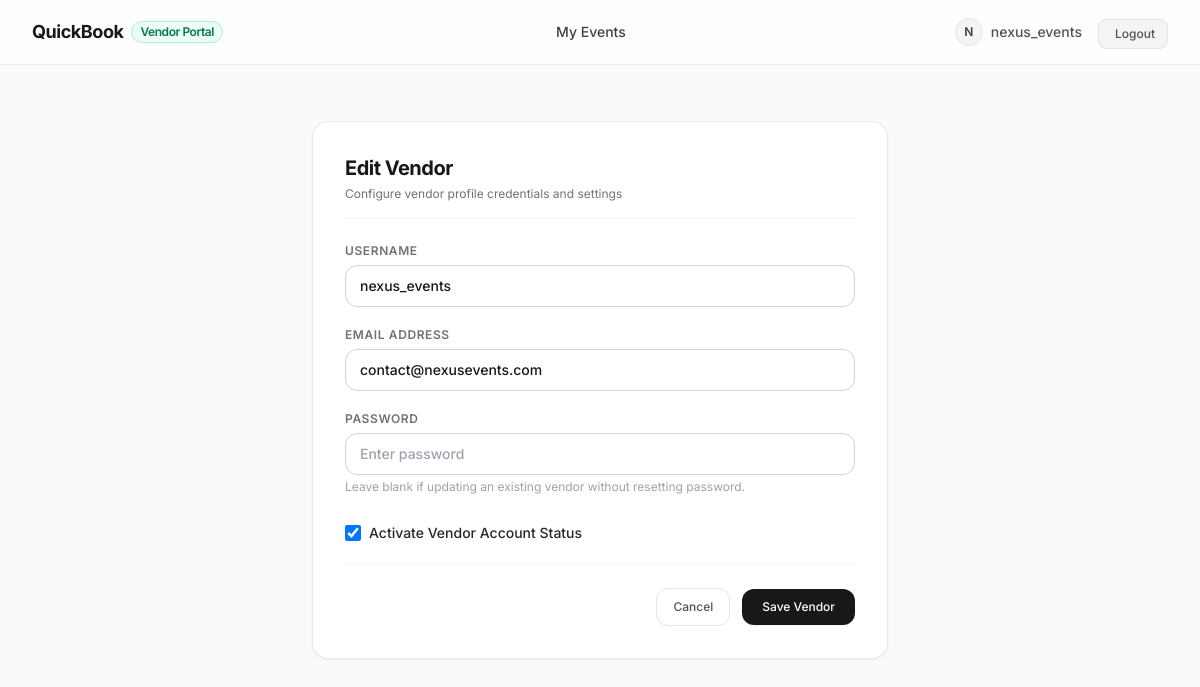
The app's page /dashboard/vendors/10/edit/ (signed in) with its own data.
### accounts/models.py (models this page shows, shortened)
class User(AbstractUser):
    email = models.EmailField(unique=True)
    is_vendor = models.BooleanField(default=False)
    referral_code = models.CharField(max_length=20, unique=True, blank=True, null=True)
    referred_by = models.ForeignKey(
        'self',
        on_delete=models.SET_NULL,
        null=True,
        blank=True,
        related_name='referrals'
    )
    created_at = models.DateTimeField(auto_now_add=True)

### dashboard/views.py (the view)
# urls.py: path('vendors/<int:pk>/edit/', VendorUpdateView.as_view(), name='dashboard-vendor-update'),
class VendorUpdateView(StaffRequiredMixin, UpdateView):
    model = User
    form_class = VendorForm
    template_name = 'dashboard/vendor_form.html'
    success_url = reverse_lazy('dashboard-vendor-list')
    def get_context_data(self, **kwargs):
        context = super().get_context_data(**kwargs)
        context['title'] = "Edit Vendor"
        return context

### dashboard/forms.py (shortened to what this page needs)
class VendorForm(forms.ModelForm):
    password = forms.CharField(widget=forms.PasswordInput(attrs={'class': 'form-control'}), required=False, help_text="Leave blank if updating without changing password.")
    class Meta:
        model = User
        fields = ['username', 'email', 'is_vendor', 'password']
        widgets = {
            'username': forms.TextInput(attrs={'class': 'form-control'}),
            'email': forms.EmailInput(attrs={'class': 'form-control'}),
            'is_vendor': forms.CheckboxInput(attrs={'class': 'form-check-input'}),
        }

### dashboard/views.py (called while the page is built)
    def test_func(self):
        return self.request.user.is_authenticated and self.request.user.is_staff

### dashboard/templates/dashboard/vendor_form.html (shortened to what this page needs)
{% extends 'dashboard/base.html' %}
{% block content %}
<div class="max-w-xl mx-auto py-6">
    <div class="bg-white border border-zinc-200/80 rounded-2xl p-8 shadow-sm">
        <div class="mb-6 pb-4 border-b border-zinc-100">
            <h2 class="text-xl font-bold tracking-tight text-zinc-900">{{ title }}</h2>
            <p class="text-xs text-zinc-500 mt-1">Configure vendor profile credentials and settings</p>
        </div>
        <form method="post" class="space-y-5">
            <div>
                <label class="block text-xs font-semibold uppercase tracking-wider text-zinc-500 mb-1.5">Username</label>
                <input type="text" name="username" value="{{ form.username.value|default:'' }}" required class="w-full px-3.5 py-2.5 rounded-xl border border-zinc-300 text-sm font-medium text-zinc-900 focus:outline-none focus:ring-2 focus:ring-zinc-900 focus:border-zinc-900 transition-all">
            </div>
            <div>
                <label class="block text-xs font-semibold uppercase tracking-wider text-zinc-500 mb-1.5">Email Address</label>
                <input type="email" name="email" value="{{ form.email.value|default:'' }}" required class="w-full px-3.5 py-2.5 rounded-xl border border-zinc-300 text-sm font-medium text-zinc-900 focus:outline-none focus:ring-2 focus:ring-zinc-900 focus:border-zinc-900 transition-all">
            </div>
            <div>
                <label class="block text-xs font-semibold uppercase tracking-wider text-zinc-500 mb-1.5">Password</label>
                <input type="password" name="password" class="w-full px-3.5 py-2.5 rounded-xl border border-zinc-300 text-sm font-medium text-zinc-900 focus:outline-none focus:ring-2 focus:ring-zinc-900 focus:border-zinc-900 transition-all" placeholder="Enter password">
                <p class="text-xs text-zinc-400 mt-1">Leave blank if updating an existing vendor without resetting password.</p>
            </div>
            <div class="flex items-center space-x-2 pt-2">
                <input type="checkbox" name="is_vendor" id="id_is_vendor" checked class="w-4 h-4 rounded text-zinc-900 focus:ring-zinc-900 border-zinc-300">
                <label for="id_is_vendor" class="text-sm font-medium text-zinc-800">Activate Vendor Account Status</label>
            </div>
            <div class="flex items-center justify-end space-x-3 pt-6 border-t border-zinc-100">
                <a href="{% url 'dashboard-vendor-list' %}" class="px-4 py-2.5 rounded-xl border border-zinc-200 text-xs font-medium text-zinc-600 hover:bg-zinc-100 transition-colors">Cancel</a>
                <button type="submit" class="px-5 py-2.5 rounded-xl bg-zinc-900 hover:bg-zinc-800 text-white font-medium text-xs transition-all shadow-sm">Save Vendor</button>
            </div>
        </form>
    </div>
</div>
{% endblock %}

### dashboard/templates/dashboard/base.html (shortened to what this page needs)
<!DOCTYPE html>
<html lang="en" class="h-full bg-zinc-50 text-zinc-900">
<head>
    <script src="https://cdn.tailwindcss.com"></script>
    <link href="https://cdn.jsdelivr.net/npm/remixicon@3.5.0/fonts/remixicon.css" rel="stylesheet">
</head>
<body class="min-h-full flex flex-col antialiased selection:bg-zinc-900 selection:text-white">
    <header class="sticky top-0 z-40 bg-white/80 backdrop-blur-md border-b border-zinc-200/80">
        <div class="max-w-7xl mx-auto px-4 sm:px-6 lg:px-8">
            <div class="flex items-center justify-between h-16">
                <div class="flex items-center space-x-3">
                    <a href="{% if user.is_vendor and not user.is_staff %}{% url 'dashboard-event-list' %}{% else %}{% url 'dashboard-home' %}{% endif %}" class="flex items-center space-x-2 text-zinc-900 font-bold text-lg tracking-tight hover:opacity-80 transition-opacity">
                        <span>QuickBook</span>
                        {% if user.is_staff %}
                        <span class="text-xs font-semibold px-2 py-0.5 rounded-full bg-zinc-100 text-zinc-600 border border-zinc-200">Staff Portal</span>
                        {% elif user.is_vendor %}
                        <span class="text-xs font-semibold px-2 py-0.5 rounded-full bg-emerald-50 text-emerald-700 border border-emerald-200">Vendor Portal</span>
                        {% else %}
                        <span class="text-xs font-semibold px-2 py-0.5 rounded-full bg-zinc-100 text-zinc-600 border border-zinc-200">Dashboard</span>
                        {% endif %}
                    </a>
                </div>
                {% if user.is_authenticated %}
                <nav class="hidden md:flex items-center space-x-1">
                    {% if user.is_staff %}
                    <a href="{% url 'dashboard-home' %}" class="px-3.5 py-2 rounded-lg text-sm font-medium transition-colors hover:bg-zinc-100 text-zinc-700">
                        <i class="ri-dashboard-line me-1 text-zinc-400"></i> Dashboard
                    </a>
                    <a href="{% url 'dashboard-vendor-list' %}" class="px-3.5 py-2 rounded-lg text-sm font-medium transition-colors hover:bg-zinc-100 text-zinc-700">
                        <i class="ri-store-2-line me-1 text-zinc-400"></i> Vendors
                    </a>
                    <a href="{% url 'dashboard-event-list' %}" class="px-3.5 py-2 rounded-lg text-sm font-medium transition-colors hover:bg-zinc-100 text-zinc-700">
                        <i class="ri-calendar-event-line me-1 text-zinc-400"></i> Events
                    </a>
                    <a href="{% url 'dashboard-user-list' %}" class="px-3.5 py-2 rounded-lg text-sm font-medium transition-colors hover:bg-zinc-100 text-zinc-700">
                        <i class="ri-user-group-line me-1 text-zinc-400"></i> Users
                    </a>
                    {% elif user.is_vendor %}
                    <a href="{% url 'dashboard-event-list' %}" class="px-3.5 py-2 rounded-lg text-sm font-medium transition-colors hover:bg-zinc-100 text-zinc-700">
                         My Events
                    </a>
                    {% endif %}
                </nav>
                <div class="flex items-center space-x-4">
                    <div class="flex items-center space-x-2 text-sm text-zinc-600 font-medium">
                        <div class="w-7 h-7 rounded-full bg-zinc-100 border border-zinc-200 flex items-center justify-center text-zinc-700 font-semibold text-xs">
                            {{ user.username|slice:":1"|upper }}
                        </div>
                        <span>{{ user.username }}</span>
                    </div>
                    <form method="post" action="{% url 'dashboard-logout' %}" class="inline">
                        <button type="submit" class="inline-flex items-center px-3 py-1.5 text-xs font-medium rounded-lg text-zinc-600 bg-zinc-100 hover:bg-zinc-200/80 transition-colors border border-zinc-200">
                             Logout
                        </button>
                    </form>
                </div>
                {% endif %}
            </div>
        </div>
    </header>
    <main class="flex-grow max-w-7xl w-full mx-auto px-4 sm:px-6 lg:px-8 py-8">
        {% block content %}{% endblock %}
    </main>
</body>
</html>

### dashboard/templates/dashboard/base.html (style rules this page uses)
body { font-family: 'Inter', sans-serif; }

### records on screen
User: username "N", username "nexus_events", email "contact@nexusevents.com"

### other values on screen
{{ title }} "Edit Vendor"
